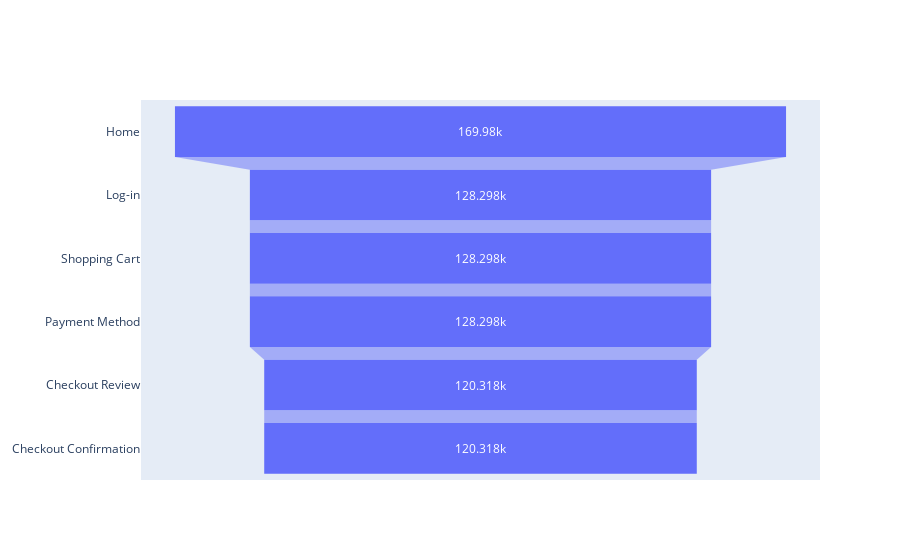

The notebook cell saved with this chart:
### Markdown cell above
Payment Method 페이지에서 11% 가 세션을 종료. 다음 액션까지 평균 57초의 체류시간.

Checkout Review 페이지에서 9% 가 세션을 종료. 다음 액션까지 평균 1분 7초의 체류시간.

### Code cell
# The Google Merchandise Store - Home --> Log In --> Shopping Cart --> payment method --> checkout Review --> Checkout Confirmation 이 정상적인 흐름이라고 생각함.
# vip 잔존률 (세션 기준)
vip = df[df['fullVisitorId'].isin(vvip_ids)]
vip = vip[vip['totals_totalTransactionRevenue'] != 0]

selected = vip.groupby('visitId').filter(lambda x: ("Home" in x['hits_page_pageTitle'].values))
home = selected['visitId'].count()

selected = selected.groupby('visitId').filter(lambda x: ("The Google Merchandise Store - Log In" in x['hits_page_pageTitle'].values))
login = selected['visitId'].count()

selected = selected.groupby('visitId').filter(lambda x: ("Shopping Cart" in x['hits_page_pageTitle'].values))
cart = selected['visitId'].count()

selected = selected.groupby('visitId').filter(lambda x: ("Payment Method" in x['hits_page_pageTitle'].values))
payment = selected['visitId'].count()

selected = selected.groupby('visitId').filter(lambda x: ("Checkout Review" in x['hits_page_pageTitle'].values))
review = selected['visitId'].count()

selected = selected.groupby('visitId').filter(lambda x: ("Checkout Confirmation" in x['hits_page_pageTitle'].values))
confirmation = selected['visitId'].count()

# 퍼널 분석 시각화
result = pd.DataFrame(columns=['stage', 'number'])
stages =["Home", "Log-in", "Shopping Cart", "Payment Method", "Checkout Review", "Checkout Confirmation"]
numbers =[home, login, cart, payment, review, confirmation]

from plotly import graph_objects as go

fig = go.Figure(go.Funnel(
    y = stages,
    x = numbers))

fig.show()

### Figure 1 — Plotly figure (JSON) as saved in the notebook; plotly's stock layout.template omitted (floating-point values rounded to 4 significant figures)
{"data": [{"type": "funnel", "x": [169980, 128298, 128298, 128298, 120318, 120318], "y": ["Home", "Log-in", "Shopping Cart", "Payment Method", "Checkout Review", "Checkout Confirmation"]}], "layout": {}}
